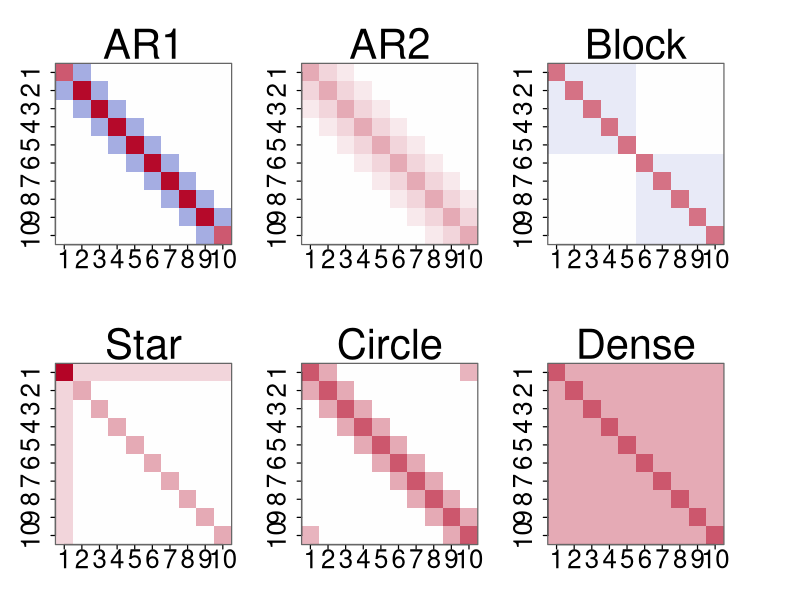

Reproduce this figure in R. (Note: this script raises an error after producing the figure.)
get_precision <- function(p_dim, structure_type) {
  Theta <- matrix(0, p_dim, p_dim)
  Omega <- matrix(0, p_dim, p_dim)

  if (structure_type %in% c("AR1", "Block")) {
    if (structure_type == "AR1") {
      for (i in 1:p_dim) {
        for (j in 1:p_dim) {
          Omega[i, j] <- 0.7^abs(i - j)
        }
      }
    } else if (structure_type == "Block") {
      split <- floor(p_dim / 2)
      diag(Omega) <- 1
      for (i in 1:split) {
        for (j in 1:split) {
          if (i != j) Omega[i, j] <- 0.5
        }
      }
      for (i in (split + 1):p_dim) {
        for (j in (split + 1):p_dim) {
          if (i != j) Omega[i, j] <- 0.5
        }
      }
    }
    Theta <- solve(Omega)
  } else {
    if (structure_type == "AR2") {
      diag(Theta) <- 1
      val1 <- 0.5; val2 <- 0.25
      for (i in 1:(p_dim - 1)) Theta[i, i + 1] <- Theta[i + 1, i] <- val1
      for (i in 1:(p_dim - 2)) Theta[i, i + 2] <- Theta[i + 2, i] <- val2
    } else if (structure_type == "Star") {
      diag(Theta) <- 1
      rho <- 0.5
      Theta[1, 2:p_dim] <- Theta[2:p_dim, 1] <- rho
      Theta[1, 1] <- 1 + (p_dim * 0.2)
    } else if (structure_type == "Circle") {
      diag(Theta) <- 2
      val <- 0.9
      for (i in 1:(p_dim - 1)) Theta[i, i + 1] <- Theta[i + 1, i] <- 1
      Theta[1, p_dim] <- Theta[p_dim, 1] <- val
    } else if (structure_type == "Dense") {
      Theta[, ] <- 1
      diag(Theta) <- 2
    } else {
      stop("structure_type must be one of: AR1, AR2, Block, Star, Circle, Dense")
    }
    min_ev <- min(eigen(Theta, symmetric = TRUE)$values)
    if (min_ev <= 0.01) {
      shift <- abs(min_ev) + 0.1
      diag(Theta) <- diag(Theta) + shift
    }
  }
  Theta
}

## Plot precision heatmaps
plot_precision_heatmaps <- function(p_dim = 10,file = NULL,
                                    width = 17,height = 11) {
  structures <- c("AR1", "AR2", "Block", "Star", "Circle", "Dense")
  mats <- lapply(structures, function(s) get_precision(p_dim, s))
  names(mats) <- structures

  global_max <- max(sapply(mats, function(M) max(abs(M))))
  zlim <- c(-global_max, global_max)
  n_cols <- 200
  cols <- colorRampPalette(c("#3B4CC0", "white", "#B40426"))(n_cols)

  axis_cex <- if (p_dim <= 10) 2.35 else if (p_dim <= 20) 1.75 else 1.25
  title_cex <- 3.8
  colorbar_cex <- if (p_dim <= 20) 2.35 else 1.7
  tick_len <- if (p_dim <= 20) -0.025 else -0.015

  old_par <- par(no.readonly = TRUE)
  on.exit(par(old_par), add = TRUE)

  # 2x3 heatmaps 
  layout(matrix(c(1, 2, 3, 7,
                   4, 5, 6, 7), nrow = 2, byrow = TRUE),
         widths  = c(1, 1, 1, 0.25),
         heights = c(1, 1))

  for (s in structures) {
    Theta <- mats[[s]]
    p <- nrow(Theta)

    par(mar = c(4.2, 4.2, 4.8, 1.1))
    image(x = 1:p, y = 1:p,z = t(Theta[p:1, ]),
          col  = cols,zlim = zlim,axes = FALSE,
          xlab = "", ylab = "", main = "")

    if (p_dim <= 20) {
      at_x <- 1:p; lab_x <- 1:p
      at_y <- 1:p; lab_y <- p:1
    } else {
      at_x <- pretty(1:p, n = 6); lab_x <- at_x
      at_y <- pretty(1:p, n = 6); lab_y <- (p + 1) - at_y
    }
    axis(1, at = at_x, labels = lab_x, cex.axis = axis_cex, tck = tick_len,
         lwd = 1.2, lwd.ticks = 1.2, gap.axis = -1)
    axis(2, at = at_y, labels = lab_y, cex.axis = axis_cex, tck = tick_len,
         lwd = 1.2, lwd.ticks = 1.2, gap.axis = -1)
    box(col = "grey40", lwd = 1.2)
    title(main = s, cex.main = title_cex, font.main = 1.5, line = 0.35)
  }

  # --- shared colorbar ---
  par(mar = c(4.2, 1.1, 4.8, 4.3))
  zseq <- seq(zlim[1], zlim[2], length.out = n_cols + 1)
  image(x = 1, y = zseq,z = matrix(zseq[-1], nrow = 1),
        col  = cols,axes = FALSE,xlab = "", ylab = "", main = "")
  ticks <- pretty(zlim, n = 5)
  axis(4, at = ticks, labels = round(ticks, 2), las = 1, cex.axis = colorbar_cex,
       lwd = 1.2, lwd.ticks = 1.2)
  box(col = "grey40", lwd = 1.2)
}

plot_precision_heatmaps(p_dim = 10,  file = "heatmap_p10.pdf")
